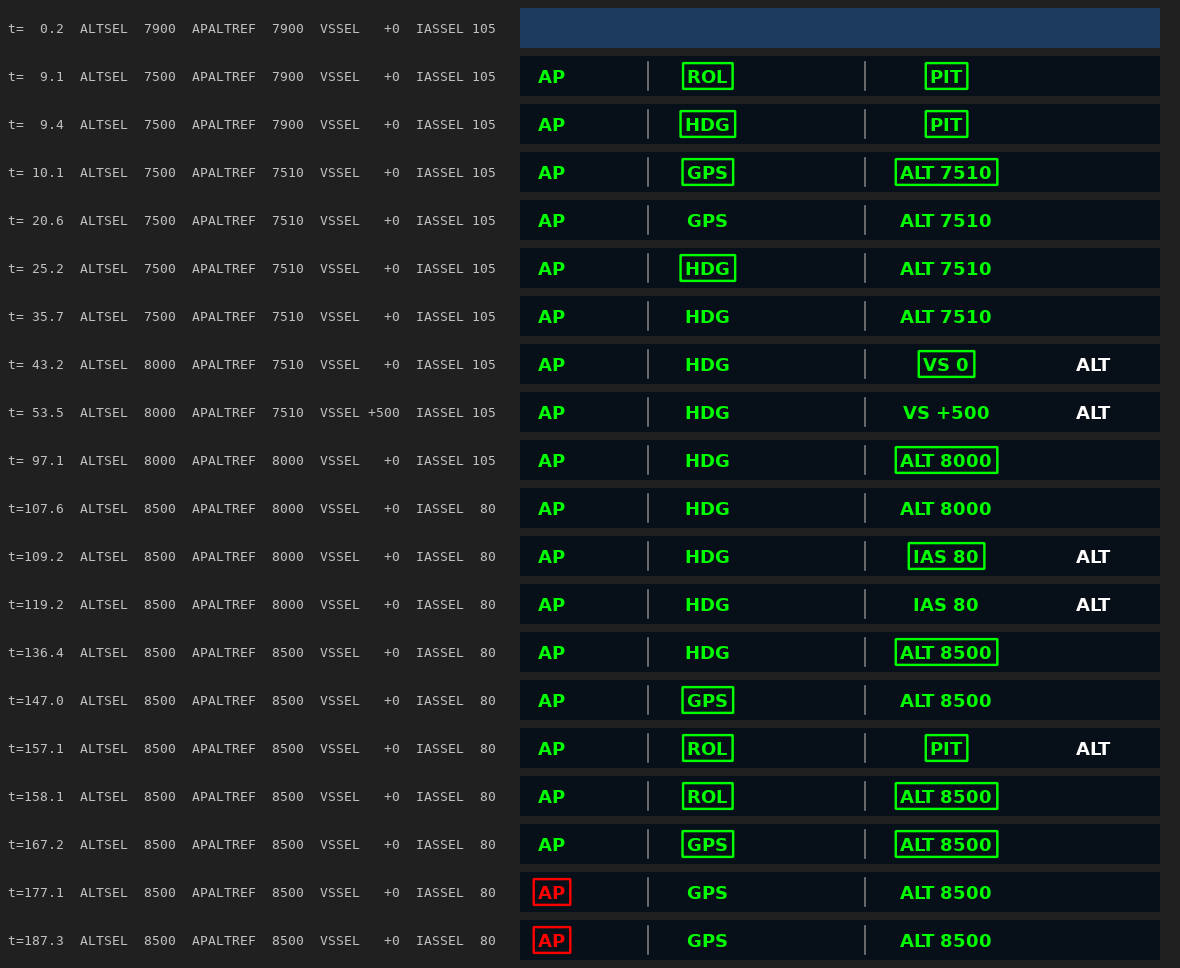

The Python source for this figure:
#  SPDX-License-Identifier: GPL-2.0-or-later
"""Replay a real X-Plane autopilot session into the AFC4 strip (see README.md).

    python3 docs/aer-5808-evidence/replay.py <fix-gateway checkout>

The checkout's ``tests/plugins/xplane/data/afc2_c172_bf3a33402db4_raw.jsonl``
is the AFC2 adapter's own raw dataref log from sim-bench session
bf3a33402db4 (X-Plane 12.4.3, Laminar C172 G1000). Step 1 replays it through
the real adapter (``fixgw.plugins.xplane.autopilot``) on fix-gateway's
shipped database, the way that repo's playback test does, and records every
change of the keys the strip reads. Step 2 feeds those changes, in order and
on the session's own clock, to the real ``ap_annunciator`` and renders the
strip 0.25 s after each mode change (the flash's ON phase), and once more
after the flash ends. Writes replay.png here.
"""

import json
import os
import sys

HERE = os.path.dirname(os.path.abspath(__file__))
ROOT = os.path.abspath(os.path.join(HERE, "..", ".."))
FGW = os.path.abspath(sys.argv[1])
RAW = os.path.join(FGW, "tests/plugins/xplane/data/afc2_c172_bf3a33402db4_raw.jsonl")

STRIP_KEYS = ("APENG", "YDENG", "APLAT", "APLATARM", "APVERT", "APVERTARM",
              "APALTCAP", "APALTREF", "APDISC", "VSSEL", "IASSEL", "ALTSEL")
MODE_KEYS = ("APENG", "APLAT", "APLATARM", "APVERT", "APVERTARM", "APDISC")


# -- step 1: the raw log through the real adapter ------------------------------

def replay_adapter():
    sys.path.insert(0, os.path.join(FGW, "src"))
    import fixgw.database as fdb
    import fixgw.plugin as plugin_base
    from fixgw.plugins.xplane import autopilot as ap

    fdb.init(os.path.join(FGW, "src/fixgw/config/database.yaml"))
    index = {name: ap.AP_RREF_BASE + i for i, (name, _d) in enumerate(ap.DATAREFS)}
    rows = [json.loads(line) for line in open(RAW)]
    t0 = rows[0]["t"]
    clock = [1000.0]
    adapter = ap.Autopilot(plugin_base.PluginBase("xplane", {}, {}),
                           lambda packet: None, clock=lambda: clock[0])
    timeline, last, state = [], None, {}
    for row in rows:
        clock[0] = 1000.0 + row["t"] - t0
        state.update(row["refs"])
        for name, value in state.items():
            adapter.feed(index[name], value)
        adapter.publish()
        adapter.poll()
        snap = {}
        for key in STRIP_KEYS:
            v = fdb.read(key)
            snap[key] = (v[0], bool(v[2]))
        if snap != last:
            timeline.append((row["t"] - t0, snap))
            last = snap
    return timeline


# -- step 2: the published keys into the real strip ----------------------------

def render(timeline, path):
    sys.path[:0] = [os.path.join(ROOT, "src"), ROOT]
    import tests.mock_db.client
    import tests.mock_db.scheduler
    sys.modules["pyavtools.fix.client"] = tests.mock_db.client
    sys.modules["pyavtools.scheduler"] = tests.mock_db.scheduler
    from PyQt6.QtCore import QRectF, Qt
    from PyQt6.QtGui import QColor, QFont, QImage, QPainter
    from PyQt6.QtWidgets import QApplication
    import pyavtools.fix as fix

    app = QApplication.instance() or QApplication(sys.argv)
    fix.initialize({"main": {"FixServer": "localhost", "FixPort": "3490"}})
    from tests.instruments.autopilot.conftest import AFC1_KEYS
    for key, dtype, lo, hi, tol in AFC1_KEYS:
        fix.db.define_item(key, key, dtype, lo, hi, "", tol, "")
    fix.db.define_item("ALTSEL", "ALTSEL", "int", -1000, 60000, "ft", 0, "")
    from pyefis.instruments.autopilot import fma

    clock = [0.0]

    def apply(snap):
        for key, (value, old) in snap.items():
            item = fix.db.get_item(key)
            item.value = value
            item.old, item.bad, item.fail = old, False, False

    # Mode changes, and one frame after the flash of the last of a burst ends.
    marks = []
    prev = None
    for t, snap in timeline:
        modes = tuple(snap[k][0] for k in MODE_KEYS)
        if modes != prev:
            marks.append(t)
            prev = modes
    frames = []
    def on_phase(t):
        # The flash blinks on the absolute clock (fma.BLINK_HALF_S): move to
        # the next ON half-second so a boxed mode shows its text.
        while int(t / fma.BLINK_HALF_S) % 2:
            t += fma.BLINK_HALF_S / 2
        return t

    for i, t in enumerate(marks):
        nxt = marks[i + 1] if i + 1 < len(marks) else t + 60
        ft = on_phase(t + 0.25)
        if ft < nxt:            # else the next change's own frame shows it
            frames.append(ft)
        if nxt - t > fma.DEFAULT_FLASH_S + 1:
            frames.append(t + fma.DEFAULT_FLASH_S + 0.75)

    apply(timeline[0][1])
    w = fma.ModeAnnunciator(clock=lambda: clock[0])
    W, H, LW = 640, 40, 520
    w.resize(W, H)
    rows, ti = [], 0
    for ft in frames:
        while ti < len(timeline) and timeline[ti][0] <= ft:
            clock[0] = timeline[ti][0]
            apply(timeline[ti][1])
            ti += 1
        clock[0] = ft
        app.processEvents()
        snap = timeline[ti - 1][1]
        img = QImage(W, H, QImage.Format.Format_ARGB32)
        img.fill(QColor("#1d3a5f"))
        # Children only, no palette background: the strip composites over
        # the attitude display on the glass, here a sky-blue ground.
        w.render(img, flags=type(w).RenderFlag.DrawChildren)
        ref = snap["APALTREF"][0]
        cap = "t=%5.1f  ALTSEL %5d  APALTREF %5d  VSSEL %+4d  IASSEL %3d" % (
            ft, snap["ALTSEL"][0], ref, snap["VSSEL"][0], snap["IASSEL"][0])
        rows.append((cap, img))
    sheet = QImage(LW + W + 20, len(rows) * (H + 8) + 8, QImage.Format.Format_ARGB32)
    sheet.fill(QColor("#202020"))
    p = QPainter(sheet)
    f = QFont("DejaVu Sans Mono")
    f.setPixelSize(13)
    for i, (cap, img) in enumerate(rows):
        y = 8 + i * (H + 8)
        p.setFont(f)
        p.setPen(QColor("#c0c0c0"))
        p.drawText(QRectF(8, y, LW - 8, H),
                   Qt.AlignmentFlag.AlignVCenter | Qt.AlignmentFlag.AlignLeft, cap)
        p.drawImage(LW, y, img)
    p.end()
    sheet.save(path)
    return len(rows)


if __name__ == "__main__":
    tl = replay_adapter()
    n = render(tl, os.path.join(HERE, "replay.png"))
    print("timeline", len(tl), "changes; wrote replay.png,", n, "rows")
